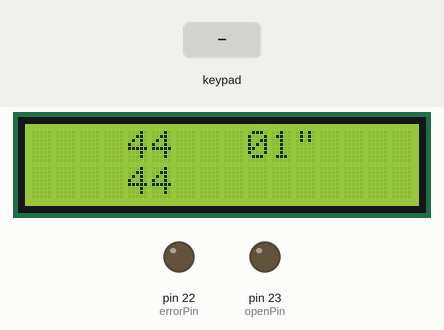
The sketch below on a simulated Arduino Mega 2560, built with avr-gcc and run on an emulated ATmega2560. Shown: 16×2 character LCD, output pins drawn as LEDs (lit = HIGH). Inputs (shaded band) come from the test bench. Random numbers use the default seed unless the sketch sets one; what the sketch prints to the serial monitor is not drawn.

Above: at 1.3 s.
1.4 s: key '1' pressed
4.4 s: keypad keys 3 7 3 5 3 3 3 1 pressed 0.4 s apart
At 5.6 s:
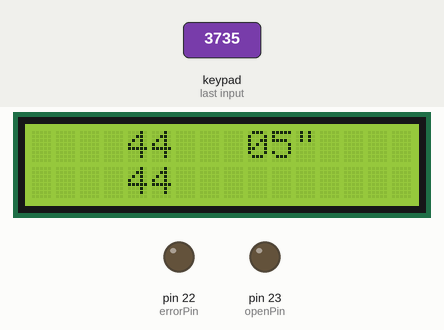
10.6 s: key 'A' pressed
13.6 s: keypad keys 3 7 3 5 3 3 3 1 A pressed 0.4 s apart
18.7 s: key 'B' pressed
21.7 s: keypad keys 3 7 3 5 3 3 3 1 D pressed 0.4 s apart
At 61.8 s:
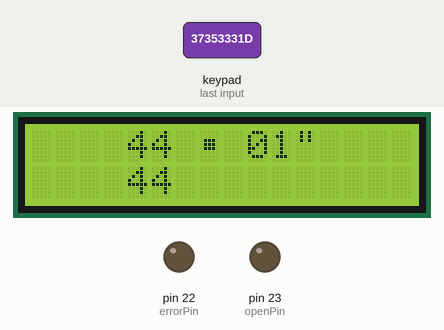
Timing chart, 0 to 62.5 s (numbered marks = the images above; inputs shaded):
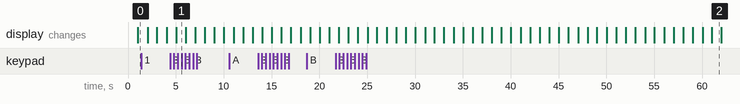

The sketch:

Smart_lock.ino
```cpp
#include <Keypad.h>
#include <LiquidCrystal.h>
#include <Time.h>
LiquidCrystal lcd(7, 6, 5, 4, 3, 2);

byte zero1[8] = {
  B00111,
  B00111,
  B01100,
  B11000,
  B11000,
  B11000,
  B11001,
};

byte zero2[8] = {
  B11100,
  B11100,
  B00110,
  B00011,
  B01111,
  B01111,
  B10011,
};

byte zero3[8] = {
  B11001,
  B11110,
  B11110,
  B11000,
  B01100,
  B00111,
  B00111,
};

byte zero4[8] = {
  B10011,
  B00011,
  B00011,
  B00011,
  B00110,
  B11100,
  B11100,
};

byte unu1[8] = {
  B00001,
  B00001,
  B00111,
  B00111,
  B00001,
  B00001,
  B00001,
};

byte unu2[8] = {
  B10000,
  B10000,
  B10000,
  B10000,
  B10000,
  B10000,
  B10000,
};

byte unu3[8] = {
  B00001,
  B00001,
  B00001,
  B00001,
  B00001,
  B00111,
  B00111,
};

byte unu4[8] = {
  B10000,
  B10000,
  B10000,
  B10000,
  B10000,
  B11100,
  B11100,
};

byte doi1[8] = {
  B00111,
  B00111,
  B01100,
  B11000,
  B11000,
  B11000,
  B00000,
};

byte doi2[8] = {
  B11100,
  B11100,
  B00110,
  B00011,
  B00011,
  B00111,
  B01100,
};

byte doi3[8] = {
  B00000,
  B00001,
  B00011,
  B00110,
  B01110,
  B11111,
  B11111,
};

byte doi4[8] = {
  B11100,
  B10000,
  B10000,
  B00000,
  B00000,
  B11111,
  B11111,
};

byte trei1[8] = {
  B11111,
  B11111,
  B00000,
  B00000,
  B00001,
  B00001,
  B00000,
};

byte trei2[8] = {
  B11111,
  B11111,
  B01100,
  B11100,
  B10000,
  B10000,
  B10000,
};

byte trei3[8] = {
  B00000,
  B00000,
  B00000,
  B11000,
  B11100,
  B00111,
  B00111,
};

byte trei4[8] = {
  B11100,
  B01100,
  B00111,
  B00011,
  B00111,
  B11100,
  B11100,
};

byte patru1[8] = {
  B00000,
  B00000,
  B00001,
  B00001,
  B00111,
  B00110,
  B11100,
};

byte patru2[8] = {
  B01100,
  B01100,
  B11100,
  B11100,
  B01100,
  B01100,
  B01100,
};

byte patru3[8] = {
  B11000,
  B11111,
  B11111,
  B00000,
  B00000,
  B00000,
  B00000,
};

byte patru4[8] = {
  B01100,
  B11111,
  B11111,
  B01100,
  B01100,
  B01100,
  B01100,
};

byte cinci1[8] = {
  B00000,
  B00000,
  B00000,
  B00000,
  B00000,
  B00000,
  B00000,
};

byte cinci2[8] = {
  B00000,
  B00000,
  B00000,
  B00000,
  B00000,
  B00000,
  B00000,
};

byte cinci3[8] = {
  B00000,
  B00000,
  B00000,
  B00000,
  B00000,
  B00000,
  B00000,
};

byte cinci4[8] = {
  B00000,
  B00000,
  B00000,
  B00000,
  B00000,
  B00000,
  B00000,
};

byte sase1[8] = {
  B00000,
  B00000,
  B00000,
  B00000,
  B00000,
  B00000,
  B00000,
};

byte sase2[8] = {
  B00000,
  B00000,
  B00000,
  B00000,
  B00000,
  B00000,
  B00000,
};

byte sase3[8] = {
  B00000,
  B00000,
  B00000,
  B00000,
  B00000,
  B00000,
  B00000,
};

byte sase4[8] = {
  B00000,
  B00000,
  B00000,
  B00000,
  B00000,
  B00000,
  B00000,
};

byte sapte1[8] = {
  B00000,
  B00000,
  B00000,
  B00000,
  B00000,
  B00000,
  B00000,
};

byte sapte2[8] = {
  B00000,
  B00000,
  B00000,
  B00000,
  B00000,
  B00000,
  B00000,
};

byte sapte3[8] = {
  B00000,
  B00000,
  B00000,
  B00000,
  B00000,
  B00000,
  B00000,
};

byte sapte4[8] = {
  B00000,
  B00000,
  B00000,
  B00000,
  B00000,
  B00000,
  B00000,
};

byte opt1[8] = {
  B00000,
  B00000,
  B00000,
  B00000,
  B00000,
  B00000,
  B00000,
};

byte opt2[8] = {
  B00000,
  B00000,
  B00000,
  B00000,
  B00000,
  B00000,
  B00000,
};

byte opt3[8] = {
  B00000,
  B00000,
  B00000,
  B00000,
  B00000,
  B00000,
  B00000,
};

byte opt4[8] = {
  B00000,
  B00000,
  B00000,
  B00000,
  B00000,
  B00000,
  B00000,
};

byte noua1[8] = {
  B00000,
  B00000,
  B00000,
  B00000,
  B00000,
  B00000,
  B00000,
};

byte noua2[8] = {
  B00000,
  B00000,
  B00000,
  B00000,
  B00000,
  B00000,
  B00000,
};

byte noua3[8] = {
  B00000,
  B00000,
  B00000,
  B00000,
  B00000,
  B00000,
  B00000,
};

byte noua4[8] = {
  B00000,
  B00000,
  B00000,
  B00000,
  B00000,
  B00000,
  B00000,
};

byte point[8] = {
  B00000,
  B00000,
  B01110,
  B01110,
  B01110,
  B00000,
  B00000,
};

const byte ROWS = 4;
const byte COLS = 4;

char hexaKeys[ROWS][COLS] = {
  {'1', '2', '3', 'A'},
  {'4', '5', '6', 'B'},
  {'7', '8', '9', 'C'},
  {'0', 'F', 'E', 'D'}
};

byte rowPins[ROWS] = {37, 35, 33, 31};
byte colPins[COLS] = {45, 43, 41, 39};

Keypad customKeypad = Keypad(makeKeymap(hexaKeys), rowPins, colPins, ROWS, COLS);

int stare = 0; //In ce stare se afla incuietoarea
              //0 - asteapta inceperea
              //1 - generaza si trimite nr random
              //2 - asteapta si verifica input-ul
int rasp = 0; //In ce stare se afla rezultatul
              //0 - nedefinit
              //1 - corect
              //2 - gresit
byte sequence[6];
byte seqLen = 6;
byte inputCount = 0; // pozitia din secventa
byte warning = 0; // numar de warning-uri
byte expect = 0; // input asteptat
char customKey;
byte errorPin = 22;
byte openPin = 23;
byte buzzPin = A13;
time_t t;

void setup() {
  Serial.begin(9600);
  Serial1.begin(9600);
  pinMode(errorPin, OUTPUT);
  pinMode(openPin, OUTPUT);

  lcd.begin(16, 2);
  lcd.createChar(0, unu1);
  lcd.createChar(1, unu2);
  lcd.createChar(2, unu3);
  lcd.createChar(3, unu4);
  lcd.createChar(4, zero1);
  lcd.createChar(5, zero2);
  lcd.createChar(6, zero3);
  lcd.createChar(7, zero4);
  lcd.createChar(8, unu1);
  lcd.createChar(9, unu2);
  lcd.createChar(10, unu3);
  lcd.createChar(11, unu4);
  lcd.createChar(12, doi1);
  lcd.createChar(13, doi2);
  lcd.createChar(14, doi3);
  lcd.createChar(15, doi4);
  lcd.createChar(16, trei1);
  lcd.createChar(17, trei2);
  lcd.createChar(18, trei3);
  lcd.createChar(19, trei4);
  lcd.createChar(20, patru1);
  lcd.createChar(21, patru2);
  lcd.createChar(22, patru3);
  lcd.createChar(23, patru4);
  lcd.createChar(24, cinci1);
  lcd.createChar(25, cinci2);
  lcd.createChar(26, cinci3);
  lcd.createChar(27, cinci4);
  lcd.createChar(28, sase1);
  lcd.createChar(29, sase2);
  lcd.createChar(30, sase3);
  lcd.createChar(31, sase4);
  lcd.createChar(32, sapte1);
  lcd.createChar(33, sapte2);
  lcd.createChar(34, sapte3);
  lcd.createChar(35, sapte4);
  lcd.createChar(36, opt1);
  lcd.createChar(37, opt2);
  lcd.createChar(38, opt3);
  lcd.createChar(39, opt4);
  lcd.createChar(40, noua1);
  lcd.createChar(41, noua2);
  lcd.createChar(42, noua3);
  lcd.createChar(43, noua4);
  lcd.createChar(44, point);
}

void Open(){
  for(int x = 0; x < 3; x++){
    digitalWrite(openPin, HIGH);
  	delay(300);
  	digitalWrite(openPin, LOW);
  	delay(100);
  }
}

void Warning(){
  for(int x = 0; x < 3; x++){
    digitalWrite(errorPin, HIGH);
  	delay(300);
  	digitalWrite(errorPin, LOW);
  	delay(100);
  }
}

void Alarm(){
  for(int x = 0; x < 7; x++){
    for(int hz = 440; hz < 1000; hz++){
      tone(buzzPin, hz, 50);
      delay(5);
    }
    for(int hz = 1000; hz > 440; hz--){
      tone(buzzPin, hz, 50);
      delay(5);
    }
  }
}

void printLCD(int nr, int poz){

  byte print1 = nr*4;
  byte print2 = nr*4+1;
  byte print3 = nr*4+2;
  byte print4 = nr*4+3;

  if(poz == 1){
    lcd.setCursor(0, 0);
    lcd.write(byte(print1));
    lcd.write(byte(print2));
    lcd.setCursor(0, 1);
    lcd.write(byte(print3));
    lcd.write(byte(print4));
  }
  else if(poz == 2){
    lcd.setCursor(2, 0);
    lcd.write(byte(print1));
    lcd.write(byte(print2));
    lcd.setCursor(2, 1);
    lcd.write(byte(print3));
    lcd.write(byte(print4));
  }
  else if(poz == 3){
    lcd.setCursor(5, 0);
    lcd.write(byte(print1));
    lcd.write(byte(print2));
    lcd.setCursor(5, 1);
    lcd.write(byte(print3));
    lcd.write(byte(print4));
  }
  else if(poz == 4){
    lcd.setCursor(7, 0);
    lcd.write(byte(print1));
    lcd.write(byte(print2));
    lcd.setCursor(7, 1);
    lcd.write(byte(print3));
    lcd.write(byte(print4));
  }
  else if(poz == 5){
    lcd.setCursor(9, 0);
    lcd.print(nr);
  }
  else if(poz == 6){
    lcd.setCursor(10, 0);
    lcd.print(nr);
  }
  lcd.setCursor(4, 0);
  lcd.print(byte(44));
  lcd.setCursor(4, 1);
  lcd.print(byte(44));

  lcd.setCursor(11, 0);
  lcd.print('"');
}

void loop() {
  Serial.write(customKey);
  if (stare == 0){
    customKey = customKeypad.getKey(); // Citirea caracterului de la keypad
    if(customKey == 'F'){
      stare = 1;
    }
  }
  else if (stare == 1){
    randomSeed(analogRead(A8)); // Generarea parolei
    for(int i = 0; i < 6; i++){
      sequence[i] = random(10);
    }
    Serial1.write(sequence, seqLen); // Trimiterea parolei prin bluetooth
    inputCount = 0;
    warning = 0;
    rasp = 0;
    stare =2;
  }
  else if (stare == 2){
    customKey = customKeypad.getKey();
    expect = sequence[inputCount];
    if(customKey != NO_KEY){ // Un buton este apasat
      if(customKey == expect){
        rasp = 1;
      }
      else{
        rasp = 2;
      }
    }
    else if(rasp != 0 && customKey == NO_KEY){ // Sa dat drumul la buton
      if(rasp == 1){
        inputCount++;
        if(inputCount == seqLen){
          Open();
        }
      }
      else if(rasp == 2){
        inputCount = 0;
        warning++;
        if(warning == 3){
          Alarm();
        }
        else{
          Warning();
        }
      }
      rasp = 0;
    }
  }
  time_t t = now();
  printLCD((hour(t)/10), 1);
  printLCD((hour(t)%10), 2);
  printLCD((minute(t)/10), 3);
  printLCD((minute(t)%10), 4);
  printLCD((second(t)/10), 5);
  printLCD((second(t)%10), 6);

}
```

Measured:
- what the display in image 2 shows lasts 1.0 s, from 61.0 s to 62.0 s
